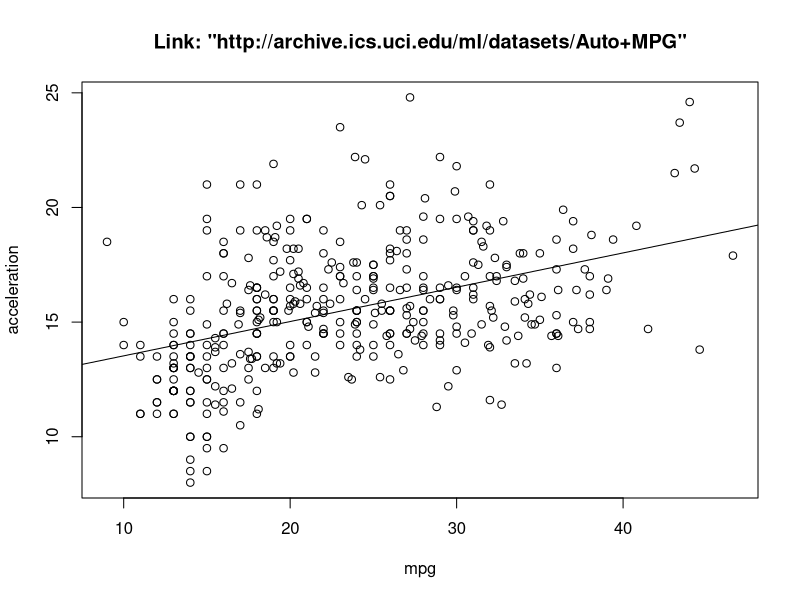

Reproduce this figure in R.
#set working directory
setwd("D:/labs/SA/lab1/")

#read data
data <- read.table("input.data", sep = "" , header = F, na.strings ="", stringsAsFactors= F)

mpg <- data[, 1]
acceleration <- data[, 6]

plot(mpg, acceleration, xlab = "mpg", ylab = "acceleration", title("Link: \"http://archive.ics.uci.edu/ml/datasets/Auto+MPG\""))

#correlation coefficient
r <- cor(mpg, acceleration)

#linear regression
abline(lm(acceleration ~ mpg))

